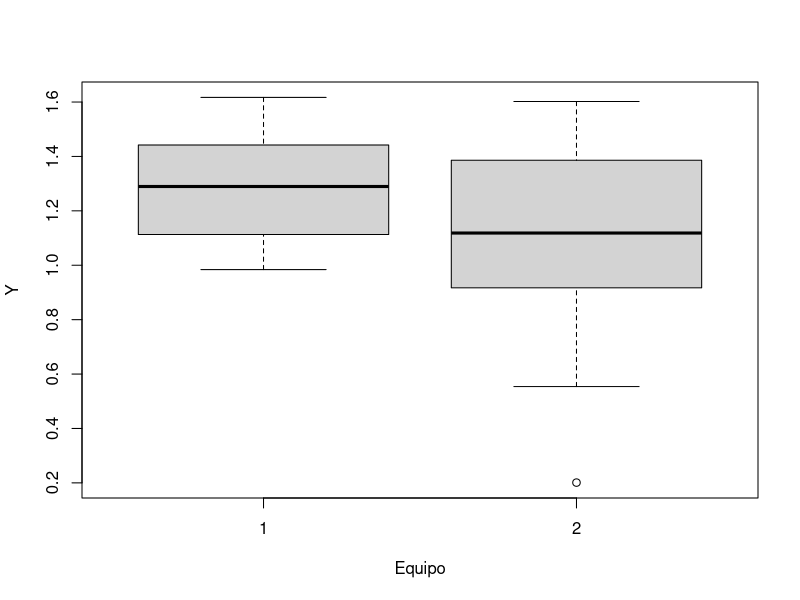
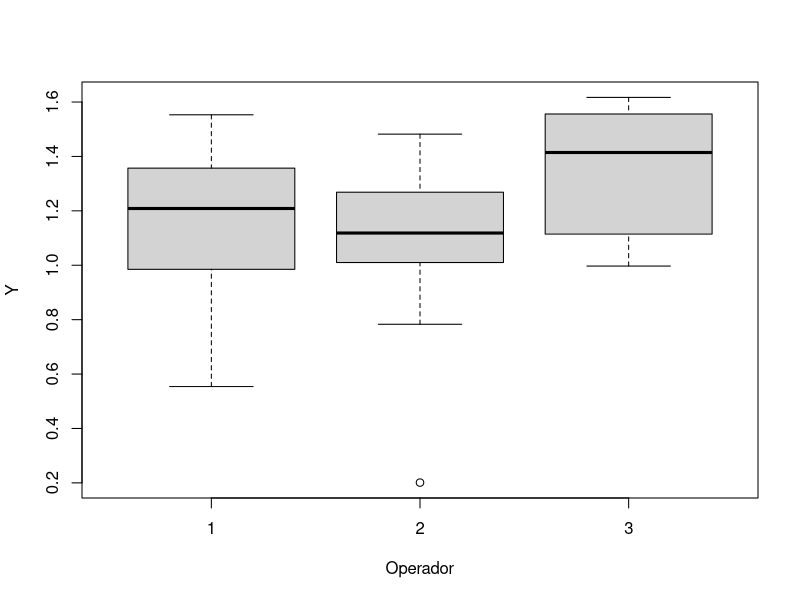
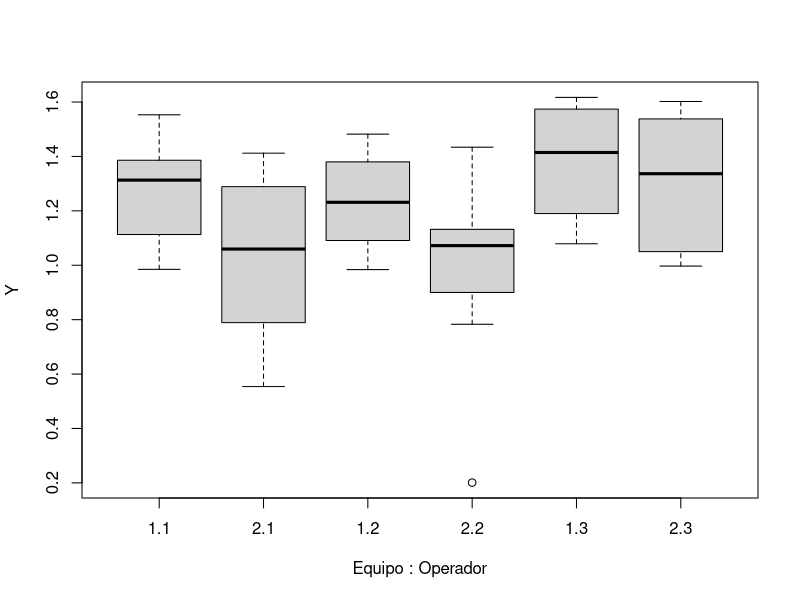
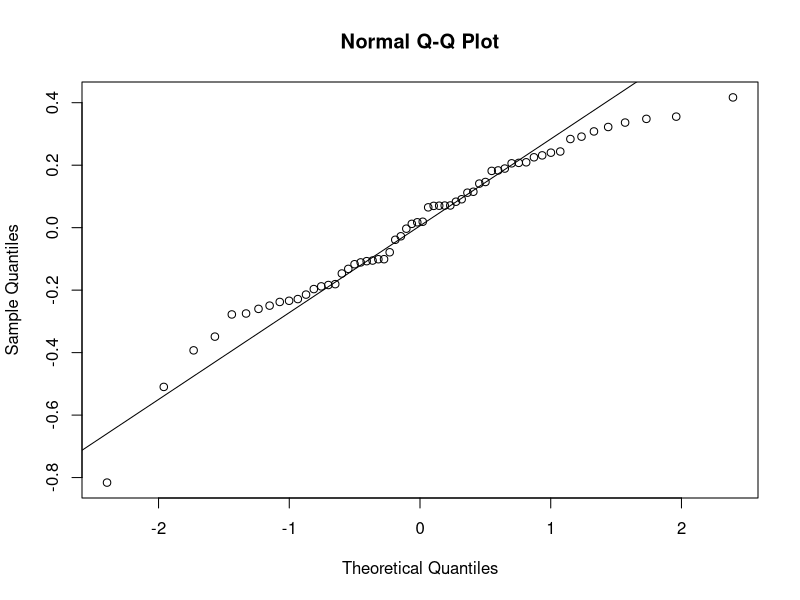
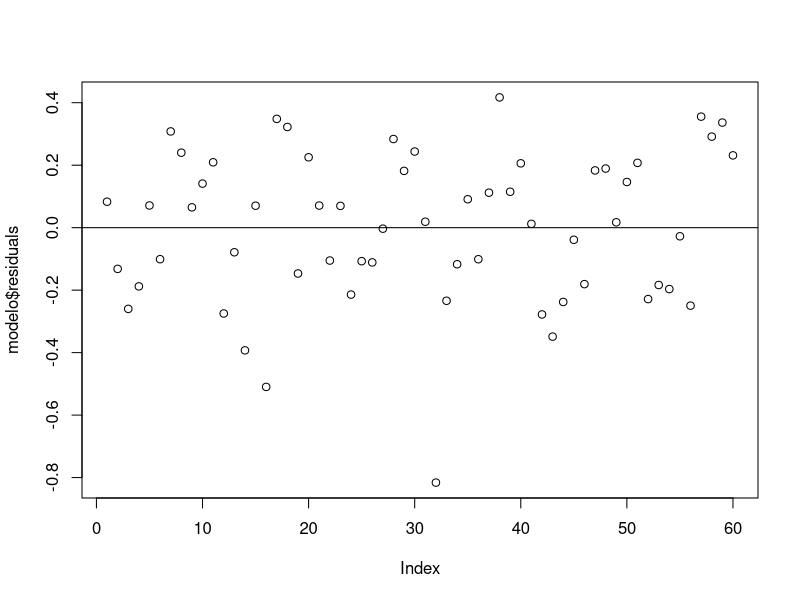

The R source for these figures, in order:
Y=c(1.328,1.113,0.985,1.057,1.316,1.144,1.553,1.485,1.310,1.386,1.273,0.789,0.985,0.671,1.134,0.554,1.412,1.386,0.917,1.289,1.269,1.093,1.268,0.984,1.091,1.087,1.195,1.482,1.380,1.442,1.036,0.201,0.783,0.900,1.108,0.916,1.129,1.434,1.132,1.223,1.440,1.150,1.079,1.190,1.389,1.247,1.611,1.617,1.445,1.574,1.454,1.018,1.063,1.050,1.219,0.997,1.602,1.538,1.583,1.478)

df=expand.grid(1:10,1:2,1:3)

names(df)=c("Replica","Equipo","Operador")
df$Y=Y
df$Operador=factor(df$Operador)
df$Equipo=factor(df$Equipo)

df

modelo=aov(Y~Equipo+Operador,data=df)
summary(modelo)

boxplot(Y~Equipo,data=df)
boxplot(Y~Operador,data=df)

boxplot(Y~Equipo*Operador,data=df)

tk=TukeyHSD(modelo)
tk

qqnorm(modelo$residuals)
qqline(modelo$residuals)

shapiro.test(modelo$residuals)

require(car)
leveneTest(Y~Equipo,data=df)
leveneTest(Y~Operador,data=df)

plot(modelo$residuals)
abline(h=0)



















